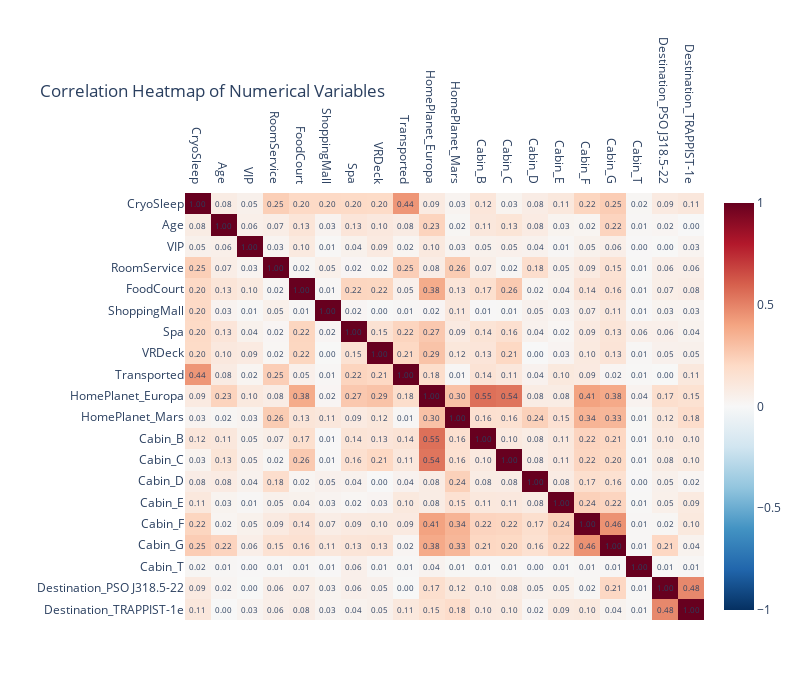

The notebook cell this image was saved under:
### Code cell
# feature selection
# let's see if any variables are correlated. 

import plotly.express as px

# Calculate the correlation matrix
correlation_matrix = np.abs(spaceship.corr())

# Create the heatmap using Plotly Express
fig = px.imshow(correlation_matrix,
                x=correlation_matrix.columns,
                y=correlation_matrix.columns,
                color_continuous_scale='RdBu_r',  # Red-Blue diverging color scale
                zmin=-1,
                zmax=1,
                aspect="auto",
                title='Correlation Heatmap of Numerical Variables')

# Update the layout for better readability
fig.update_layout(
    xaxis_title="",
    yaxis_title="",
    xaxis={'side': 'top'},  # Move x-axis labels to the top
    width=800,
    height=700
)

# Add correlation values as text annotations
for i, row in enumerate(correlation_matrix.values):
    for j, value in enumerate(row):
        fig.add_annotation(
            x=correlation_matrix.columns[j],
            y=correlation_matrix.columns[i],
            text=f"{value:.2f}",
            showarrow=False,
            font=dict(size=8)
        )

# Show the plot
fig.show()


# all the variables seem quite independent.
